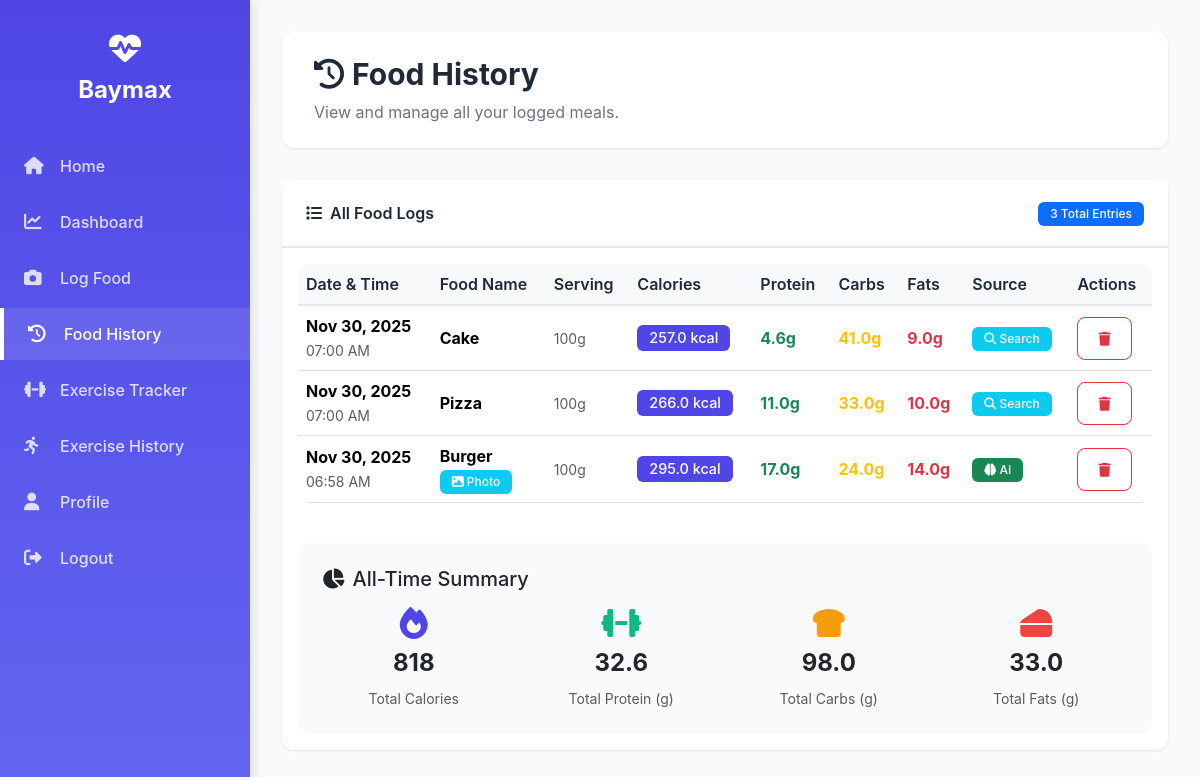
Page /food_history (signed in) on the earlier database version.
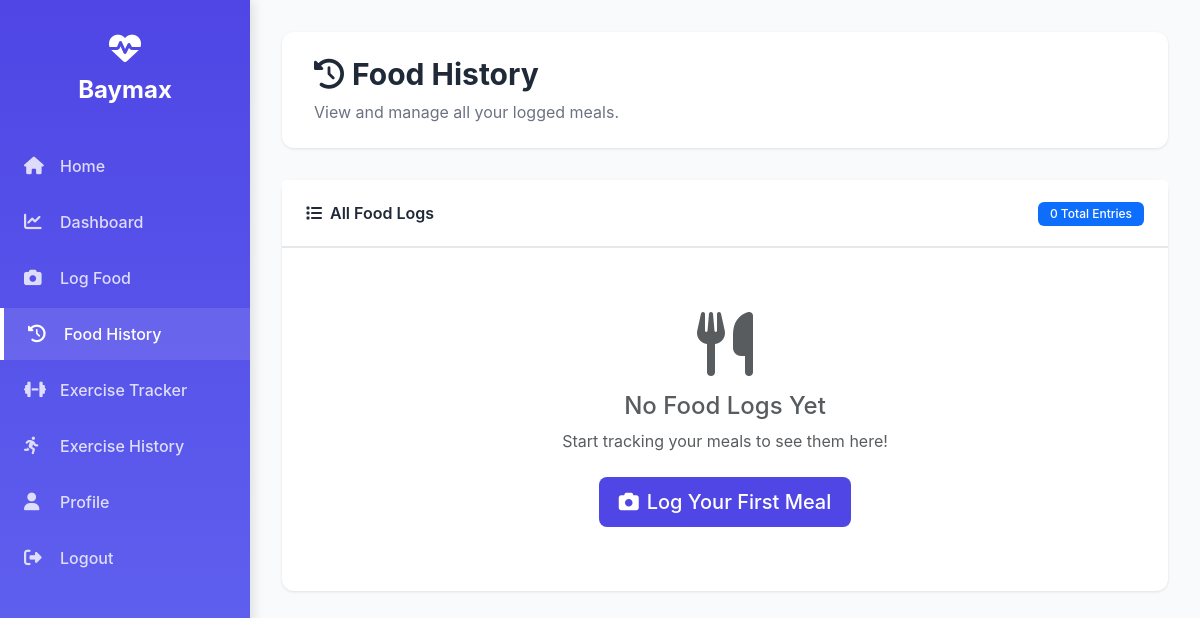
Same page on the later database version.
### app.py (models this page shows)
class FoodLog(db.Model):
    id = db.Column(db.Integer, primary_key=True)
    user_id = db.Column(db.Integer, db.ForeignKey('user.id'))
    food_name = db.Column(db.String(200))
    calories = db.Column(db.Float)
    protein = db.Column(db.Float, default=0)
    carbs = db.Column(db.Float, default=0)
    fats = db.Column(db.Float, default=0)
    serving_size = db.Column(db.String(100), default="100g")
    date = db.Column(db.DateTime, default=datetime.utcnow)
    source = db.Column(db.String(50))
    image_path = db.Column(db.String(300), nullable=True)

### app.py (the view)
@app.route('/food_history')
@login_required
def food_history():
    logs = FoodLog.query.filter_by(user_id=current_user.id).order_by(FoodLog.date.desc()).all()
    return render_template('food_history.html', logs=logs)

### app.py (called while the page is built)
@login_manager.user_loader
def load_user(user_id):
    return User.query.get(int(user_id))

### templates/food_history.html (shortened to what this page needs)
{% extends "base.html" %}
{% block content %}
<div class="content-header">
    <h1><i class="fas fa-history me-2"></i>Food History</h1>
    <p>View and manage all your logged meals.</p>
</div>
<div class="row mb-4">
    <div class="col-md-12">
        <div class="card">
            <div class="card-header d-flex justify-content-between align-items-center">
                <span><i class="fas fa-list me-2"></i>All Food Logs</span>
                <div>
                    <span class="badge bg-primary">{{ logs|length }} Total Entries</span>
                </div>
            </div>
            <div class="card-body">
                {% if logs %}
                <div class="table-responsive">
                    <table class="table table-hover align-middle">
                        <thead class="table-light">
                            <tr>
                                <th>Date & Time</th>
                                <th>Food Name</th>
                                <th>Serving</th>
                                <th>Calories</th>
                                <th>Protein</th>
                                <th>Carbs</th>
                                <th>Fats</th>
                                <th>Source</th>
                                <th>Actions</th>
                            </tr>
                        </thead>
                        <tbody>
                            {% for log in logs %}
                            <tr>
                                <td>
                                    <div>
                                        <strong>{{ log.date.strftime('%b %d, %Y') }}</strong>
                                        <br>
                                        <small class="text-muted">{{ log.date.strftime('%I:%M %p') }}</small>
                                    </div>
                                </td>
                                <td>
                                    <strong>{{ log.food_name|title }}</strong>
                                    {% if log.image_path %}
                                    <br><span class="badge badge-sm bg-info"><i class="fas fa-image"></i> Photo</span>
                                    {% endif %}
                                </td>
                                <td><small class="text-muted">{{ log.serving_size }}</small></td>
                                <td>
                                    <span class="badge" style="background: #4F46E5; font-size: 0.9rem;">
                                        {{ log.calories }} kcal
                                    </span>
                                </td>
                                <td><span class="text-success fw-bold">{{ log.protein }}g</span></td>
                                <td><span class="text-warning fw-bold">{{ log.carbs }}g</span></td>
                                <td><span class="text-danger fw-bold">{{ log.fats }}g</span></td>
                                <td>
                                    {% if log.source == 'ai' %}
                                    <span class="badge bg-success"><i class="fas fa-brain"></i> AI</span>
                                    {% elif log.source == 'search' %}
                                    <span class="badge bg-info"><i class="fas fa-search"></i> Search</span>
                                    {% else %}
                                    <span class="badge bg-secondary"><i class="fas fa-keyboard"></i> Manual</span>
                                    {% endif %}
                                </td>
                                <td>
                                    <form method="post" action="{{ url_for('delete_log', log_id=log.id) }}" style="display: inline;" onsubmit="return confirm('Are you sure you want to delete this entry?');">
                                        <button type="submit" class="btn btn-sm btn-outline-danger" title="Delete">
                                            <i class="fas fa-trash"></i>
                                        </button>
                                    </form>
                                </td>
                            </tr>
                            {% endfor %}
                        </tbody>
                    </table>
                </div>
                <div class="mt-4 p-4" style="background: #F9FAFB; border-radius: 12px;">
                    <h5 class="mb-3"><i class="fas fa-chart-pie me-2"></i>All-Time Summary</h5>
                    <div class="row text-center">
                        <div class="col-md-3">
                            <div class="mb-2">
                                <i class="fas fa-fire fa-2x" style="color: #4F46E5;"></i>
                            </div>
                            <h4 class="fw-bold">{{ logs|sum(attribute='calories')|int }}</h4>
                            <small class="text-muted">Total Calories</small>
                        </div>
                        <div class="col-md-3">
                            <div class="mb-2">
                                <i class="fas fa-dumbbell fa-2x" style="color: #10B981;"></i>
                            </div>
                            <h4 class="fw-bold">{{ logs|sum(attribute='protein')|round(1) }}</h4>
                            <small class="text-muted">Total Protein (g)</small>
                        </div>
                        <div class="col-md-3">
                            <div class="mb-2">
                                <i class="fas fa-bread-slice fa-2x" style="color: #F59E0B;"></i>
                            </div>
                            <h4 class="fw-bold">{{ logs|sum(attribute='carbs')|round(1) }}</h4>
                            <small class="text-muted">Total Carbs (g)</small>
                        </div>
                        <div class="col-md-3">
                            <div class="mb-2">
                                <i class="fas fa-cheese fa-2x" style="color: #EF4444;"></i>
                            </div>
                            <h4 class="fw-bold">{{ logs|sum(attribute='fats')|round(1) }}</h4>
                            <small class="text-muted">Total Fats (g)</small>
                        </div>
                    </div>
                </div>
                {% else %}
                <div class="text-center py-5">
                    <i class="fas fa-utensils fa-4x text-muted mb-3"></i>
                    <h4 class="text-muted">No Food Logs Yet</h4>
                    <p class="text-muted mb-4">Start tracking your meals to see them here!</p>
                    <a href="{{ url_for('log_food') }}" class="btn btn-primary btn-lg">
                        <i class="fas fa-camera me-2"></i>Log Your First Meal
                    </a>
                </div>
                {% endif %}
            </div>
        </div>
    </div>
</div>
{% endblock %}

### templates/base.html (shortened to what this page needs)
<!DOCTYPE html>
<html lang="en">
<head>
    <link href="https://cdn.jsdelivr.net/npm/bootstrap@5.3.2/dist/css/bootstrap.min.css" rel="stylesheet">
    <link rel="stylesheet" href="https://cdnjs.cloudflare.com/ajax/libs/font-awesome/6.4.0/css/all.min.css">
</head>
<body>
    {% if current_user.is_authenticated %}
    <div class="sidebar" id="sidebar">
        <div class="sidebar-brand">
            <i class="fas fa-heartbeat"></i>
            Baymax
        </div>
        <ul class="sidebar-nav">
            <li>
                <a href="{{ url_for('index') }}" class="{% if request.endpoint == 'index' %}active{% endif %}">
                    <i class="fas fa-home"></i>
                    Home
                </a>
            </li>
            <li>
                <a href="{{ url_for('dashboard') }}" class="{% if request.endpoint == 'dashboard' %}active{% endif %}">
                    <i class="fas fa-chart-line"></i>
                    Dashboard
                </a>
            </li>
            <li>
                <a href="{{ url_for('log_food') }}" class="{% if request.endpoint == 'log_food' %}active{% endif %}">
                    <i class="fas fa-camera"></i>
                    Log Food
                </a>
            </li>
            <li>
                <a href="{{ url_for('food_history') }}" class="{% if request.endpoint == 'food_history' %}active{% endif %}">
                    <i class="fas fa-history"></i>
                    Food History
                </a>
            </li>
            <li>
                <a href="{{ url_for('exercise') }}" class="{% if request.endpoint == 'exercise' %}active{% endif %}">
                    <i class="fas fa-dumbbell"></i>
                    Exercise Tracker
                </a>
            </li>
            <li>
                <a href="{{ url_for('exercise_history') }}" class="{% if request.endpoint == 'exercise_history' %}active{% endif %}">
                    <i class="fas fa-running"></i>
                    Exercise History
                </a>
            </li>
            <li>
                <a href="{{ url_for('profile') }}" class="{% if request.endpoint == 'profile' %}active{% endif %}">
                    <i class="fas fa-user"></i>
                    Profile
                </a>
            </li>
            <li>
                <a href="{{ url_for('logout') }}">
                    <i class="fas fa-sign-out-alt"></i>
                    Logout
                </a>
            </li>
        </ul>
    </div>
    <div class="main-content">
    {% endif %}
        {% block content %}{% endblock %}
    </div>
</body>
</html>

### templates/base.html (style rules this page uses)
:root { --sidebar-width: 250px; --primary-color: #4F46E5; --secondary-color: #10B981; --danger-color: #EF4444; --bg-light: #F9FAFB; --text-dark: #1F2937; --border-color: #E5E7EB; }
body { font-family: 'Inter', -apple-system, BlinkMacSystemFont, sans-serif; background-color: var(--bg-light); min-height: 100vh; margin: 0; padding: 0; }
.sidebar { position: fixed; top: 0; left: 0; height: 100vh; width: var(--sidebar-width); background: linear-gradient(180deg, #4F46E5 0%, #6366F1 100%); padding: 2rem 0; z-index: 1000; box-shadow: 4px 0 10px rgba(0,0,0,0.1); }
.sidebar-brand { color: white; font-size: 1.5rem; font-weight: 700; text-align: center; margin-bottom: 2rem; padding: 0 1rem; }
.sidebar-brand i { font-size: 2rem; display: block; margin-bottom: 0.5rem; }
.sidebar-nav { list-style: none; padding: 0; margin: 0; }
.sidebar-nav li { margin: 0.25rem 0; }
.sidebar-nav a { display: flex; align-items: center; padding: 0.875rem 1.5rem; color: rgba(255,255,255,0.8); text-decoration: none; transition: all 0.3s ease; font-weight: 500; }
.sidebar-nav a:hover, .sidebar-nav a.active { background: rgba(255,255,255,0.1); color: white; border-left: 4px solid white; }
.sidebar-nav a i { margin-right: 0.75rem; font-size: 1.1rem; width: 24px; }
.main-content { margin-left: var(--sidebar-width); padding: 2rem; min-height: 100vh; }
.content-header { background: white; padding: 1.5rem 2rem; border-radius: 12px; margin-bottom: 2rem; box-shadow: 0 1px 3px rgba(0,0,0,0.1); }
.content-header h1 { margin: 0; color: var(--text-dark); font-size: 1.875rem; font-weight: 700; }
.content-header p { margin: 0.5rem 0 0 0; color: #6B7280; }
.card { border: none; border-radius: 12px; box-shadow: 0 1px 3px rgba(0,0,0,0.1); margin-bottom: 1.5rem; transition: transform 0.2s, box-shadow 0.2s; }
.card-header { background: white; border-bottom: 2px solid var(--border-color); padding: 1.25rem 1.5rem; font-weight: 600; color: var(--text-dark); }
.btn { border-radius: 8px; padding: 0.625rem 1.25rem; font-weight: 500; transition: all 0.2s; }
.btn-primary { background: var(--primary-color); border: none; }
.badge { padding: 0.375rem 0.75rem; border-radius: 6px; font-weight: 500; }

Differences in the rows shown:
removed FoodLog: date "Nov 30, 2025", date "07:00 AM", food_name "Cake", serving_size "100g", calories "257.0", protein "4.6", carbs "41.0", fats "9.0", source "search" (drawn)
removed FoodLog: date "Nov 30, 2025", date "07:00 AM", food_name "Pizza", serving_size "100g", calories "266.0", protein "11.0", carbs "33.0", fats "10.0", source "search" (drawn)
removed FoodLog: date "Nov 30, 2025", date "06:58 AM", food_name "Burger", shows "Photo", serving_size "100g", calories "295.0", protein "17.0", carbs "24.0", fats "14.0", source "ai" (drawn)
Other differences:
{{ logs|length }}: "3" → "0"
{{ logs|sum(attribute='calories')|int }}: "818" → (not shown)
{{ logs|sum(attribute='protein')|round(1) }}: "32.6" → (not shown)
{{ logs|sum(attribute='carbs')|round(1) }}: "98.0" → (not shown)
{{ logs|sum(attribute='fats')|round(1) }}: "33.0" → (not shown)
text no longer shown: "Date & Time Food Name Serving Calories Protein Carbs Fats Source Actions All-Time Summary Total Calories Total Protein (g) Total Carbs (g) Total Fats (g)"
text now shown: "No Food Logs Yet Start tracking your meals to see them here! Log Your First Meal"
